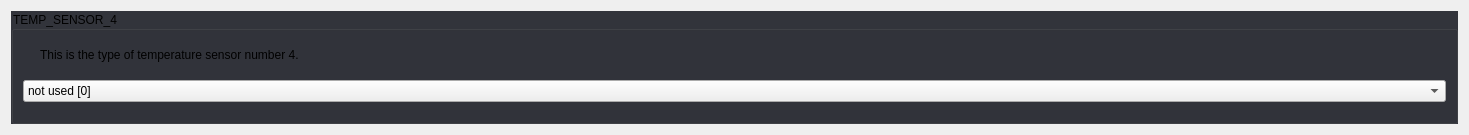
            <widget class="QWidget" name="scrollAreaWidgetContents_5">
             <property name="geometry">
              <rect>
               <x>0</x>
               <y>0</y>
               <width>1469</width>
               <height>135</height>
              </rect>
             </property>
             <property name="styleSheet">
              <string notr="true">#scrollAreaWidgetContents_5 {
	background: rgb(34, 35, 40);
}</string>
             </property>
             <layout class="QGridLayout" name="gridLayout_39">
              <property name="spacing">
               <number>10</number>
              </property>
              <item row="0" column="0">
               <widget class="QGroupBox" name="groupBox_7">
                <property name="focusPolicy">
                 <enum>Qt::StrongFocus</enum>
                </property>
                <property name="styleSheet">
                 <string notr="true">QGroupBox:!disabled {
	background: rgb(50, 52, 59);
}</string>
                </property>
                <property name="title">
                 <string>TEMP_SENSOR_4</string>
                </property>
                <property name="checkable">
                 <bool>false</bool>
                </property>
                <property name="checked">
                 <bool>false</bool>
                </property>
                <layout class="QGridLayout" name="gridLayout_9">
                 <property name="spacing">
                  <number>10</number>
                 </property>
                 <item row="0" column="0">
                  <widget class="QLabel" name="label_12">
                   <property name="sizePolicy">
                    <sizepolicy hsizetype="Fixed" vsizetype="Fixed">
                     <horstretch>0</horstretch>
                     <verstretch>0</verstretch>
                    </sizepolicy>
                   </property>
                   <property name="text">
                    <string/>
                   </property>
                   <property name="pixmap">
                    <pixmap resource="../resources/resources.qrc">:/info_FILL0_wght100_GRAD0_opsz20.svg</pixmap>
                   </property>
                  </widget>
                 </item>
                 <item row="0" column="1">
                  <widget class="QLabel" name="label_13">
                   <property name="text">
                    <string>This is the type of temperature sensor number 4.</string>
                   </property>
                   <property name="wordWrap">
                    <bool>true</bool>
                   </property>
                  </widget>
                 </item>
                 <item row="1" column="0" colspan="2">
                  <widget class="Dropdown" name="uTempSensor4Dropdown">
                   <property name="currentIndex">
                    <number>53</number>
                   </property>
                   <item>
                    <property name="text">
                     <string>MAX31865 with Pt100/Pt1000, 2, 3, or 4-wire (only for sensors 0-1) [-5]</string>
                    </property>
                   </item>
                   <item>
                    <property name="text">
                     <string>MAX31855 with Thermocouple, -200°C to +700°C (only for sensors 0-1) [-3]</string>
                    </property>
                   </item>
                   <item>
                    <property name="text">
                     <string>MAX6675 with Thermocouple, 0°C to +700°C (only for sensors 0-1) [-2]</string>
                    </property>
                   </item>
                   <item>
                    <property name="text">
                     <string>AD8495 with Thermocouple [-4]</string>
                    </property>
                   </item>
                   <item>
                    <property name="text">
                     <string>AD595 with Thermocouple [-1]</string>
                    </property>
                   </item>
                   <item>
                    <property name="text">
                     <string>100kΩ EPCOS - Best choice for EPCOS thermistors [1]</string>
                    </property>
                   </item>
                   <item>
                    <property name="text">
                     <string>100kΩ Same as #1, but 3.3V scaled for MEGA [331]</string>
                    </property>
                   </item>
                   <item>
                    <property name="text">
                     <string>100kΩ Same as #1, but 3.3V scaled for DUE [332]</string>
                    </property>
                   </item>
                   <item>
                    <property name="text">
                     <string>200kΩ ATC Semitec 204GT-2 [2]</string>
                    </property>
                   </item>
                   <item>
                    <property name="text">
                     <string>200kΩ Copymaster 3D [202]</string>
                    </property>
                   </item>
                   <item>
                    <property name="text">
                     <string>???Ω Mendel-parts thermistor [3]</string>
                    </property>
                   </item>
                   <item>
                    <property name="text">
                     <string>10kΩ Generic Thermistor !! DO NOT use for a hotend - it gives bad resolution at high temp. !! [4]</string>
                    </property>
                   </item>
                   <item>
                    <property name="text">
                     <string>100kΩ ATC Semitec 104GT-2/104NT-4-R025H42G - Used in ParCan, J-Head, and E3D, SliceEngineering 300°C [5]</string>
                    </property>
                   </item>
                   <item>
                    <property name="text">
                     <string>100kΩ Zonestar - Tronxy X3A [501]</string>
                    </property>
                   </item>
                   <item>
                    <property name="text">
                     <string>100kΩ Zonestar - used by hot bed in Zonestar Průša P802M [502]</string>
                    </property>
                   </item>
                   <item>
                    <property name="text">
                     <string>100kΩ Zonestar (Z8XM2) Heated Bed thermistor [503]</string>
                    </property>
                   </item>
                   <item>
                    <property name="text">
                     <string>100kΩ Zonestar P802QR2 (Part# QWG-104F-B3950) Hotend Thermistor [504]</string>
                    </property>
                   </item>
                   <item>
                    <property name="text">
                     <string>100kΩ Zonestar P802QR2 (Part# QWG-104F-3950) Bed Thermistor [505]</string>
                    </property>
                   </item>
                   <item>
                    <property name="text">
                     <string>100kΩ RPW-Ultra hotend [512]</string>
                    </property>
                   </item>
                   <item>
                    <property name="text">
                     <string>100kΩ EPCOS - Not as accurate as table #1 (created using a fluke thermocouple) [6]</string>
                    </property>
                   </item>
                   <item>
                    <property name="text">
                     <string>100kΩ Honeywell 135-104LAG-J01 [7]</string>
                    </property>
                   </item>
                   <item>
                    <property name="text">
                     <string>100kΩ Honeywell 135-104LAF-J01 [71]</string>
                    </property>
                   </item>
                   <item>
                    <property name="text">
                     <string>100kΩ Vishay 0603 SMD NTCS0603E3104FXT [8]</string>
                    </property>
                   </item>
                   <item>
                    <property name="text">
                     <string>100kΩ GE Sensing AL03006-58.2K-97-G1 [9]</string>
                    </property>
                   </item>
                   <item>
                    <property name="text">
                     <string>100kΩ RS PRO 198-961 [10]</string>
                    </property>
                   </item>
                   <item>
                    <property name="text">
                     <string>100kΩ Keenovo AC silicone mats, most Wanhao i3 machines - beta 3950, 1% [11]</string>
                    </property>
                   </item>
                   <item>
                    <property name="text">
                     <string>100kΩ Vishay 0603 SMD NTCS0603E3104FXT (#8) - calibrated for Makibox hot bed [12]</string>
                    </property>
                   </item>
                   <item>
                    <property name="text">
                     <string>100kΩ Hisens up to 300°C - for &quot;Simple ONE&quot; &amp; &quot;All In ONE&quot; hotend - beta 3950, 1% [13]</string>
                    </property>
                   </item>
                   <item>
                    <property name="text">
                     <string>100kΩ Calibrated for JGAurora A5 hotend [15]</string>
                    </property>
                   </item>
                   <item>
                    <property name="text">
                     <string>200kΩ ATC Semitec 204GT-2 Dagoma.Fr - MKS_Base_DKU001327 [18]</string>
                    </property>
                   </item>
                   <item>
                    <property name="text">
                     <string>100kΩ GTM32 Pro vB - hotend - 4.7kΩ pullup to 3.3V and 220Ω to analog input [22]</string>
                    </property>
                   </item>
                   <item>
                    <property name="text">
                     <string>100kΩ GTM32 Pro vB - bed - 4.7kΩ pullup to 3.3v and 220Ω to analog input [23]</string>
                    </property>
                   </item>
                   <item>
                    <property name="text">
                     <string>100kΩ Kis3d Silicone heating mat 200W/300W with 6mm precision cast plate (EN AW 5083) NTC100K - beta 3950 [30]</string>
                    </property>
                   </item>
                   <item>
                    <property name="text">
                     <string>100kΩ Maker's Tool Works Kapton Bed Thermistor - beta 3950 [60]</string>
                    </property>
                   </item>
                   <item>
                    <property name="text">
                     <string>100kΩ Formbot/Vivedino 350°C Thermistor - beta 3950 [61]</string>
                    </property>
                   </item>
                   <item>
                    <property name="text">
                     <string>4.7MΩ Dyze Design / Trianglelab T-D500 500°C High Temperature Thermistor [66]</string>
                    </property>
                   </item>
                   <item>
                    <property name="text">
                     <string>500kΩ SliceEngineering 450°C Thermistor [67]</string>
                    </property>
                   </item>
                   <item>
                    <property name="text">
                     <string>PT100 amplifier board from Dyze Design [68]</string>
                    </property>
                   </item>
                   <item>
                    <property name="text">
                     <string>100kΩ bq Hephestos 2 [70]</string>
                    </property>
                   </item>
                   <item>
                    <property name="text">
                     <string>100kΩ Generic Silicon Heat Pad with NTC100K MGB18-104F39050L32 [75]</string>
                    </property>
                   </item>
                   <item>
                    <property name="text">
                     <string>100kΩ Ultimachine Rambo TDK NTCG104LH104KT1 NTC100K motherboard Thermistor [2000]</string>
                    </property>
                   </item>
                   <item>
                    <property name="text">
                     <string>100kΩ EPCOS (1kΩ pullup) [51]</string>
                    </property>
                   </item>
                   <item>
                    <property name="text">
                     <string>200kΩ ATC Semitec 204GT-2 (1kΩ pullup) [52]</string>
                    </property>
                   </item>
                   <item>
                    <property name="text">
                     <string>100kΩ ATC Semitec 104GT-2 - Used in ParCan &amp; J-Head (1kΩ pullup) [55]</string>
                    </property>
                   </item>
                   <item>
                    <property name="text">
                     <string>100kΩ Found on some Wanhao i3 machines with a 10kΩ pull-up resistor [99]</string>
                    </property>
                   </item>
                   <item>
                    <property name="text">
                     <string>Pt100 with 1kΩ pullup (atypical) [110]</string>
                    </property>
                   </item>
                   <item>
                    <property name="text">
                     <string>Pt100 with 4.7kΩ pullup [147]</string>
                    </property>
                   </item>
                   <item>
                    <property name="text">
                     <string>Pt1000 with 1kΩ pullup (atypical) [1010]</string>
                    </property>
                   </item>
                   <item>
                    <property name="text">
                     <string>Pt1000 with 2.2kΩ pullup [1022]</string>
                    </property>
                   </item>
                   <item>
                    <property name="text">
                     <string>Pt1000 with 4.7kΩ pullup (E3D) [1047]</string>
                    </property>
                   </item>
                   <item>
                    <property name="text">
                     <string>Pt100 with circuit in the Ultimainboard V2.x with mainboard ADC reference voltage = INA826 amplifier-board supply voltage. [20]</string>
                    </property>
                   </item>
                   <item>
                    <property name="text">
                     <string>Pt100 with circuit in the Ultimainboard V2.x with 3.3v ADC reference voltage (STM32, LPC176x....) and 5V INA826 amplifier board supply. [21]</string>
                    </property>
                   </item>
                   <item>
                    <property name="text">
                     <string>Pt100 with circuit in Overlord, similar to Ultimainboard V2.x [201]</string>
                    </property>
                   </item>
                   <item>
                    <property name="text">
                     <string>not used [0]</string>
                    </property>
                   </item>
                   <item>
                    <property name="text">
                     <string>Custom - Specify parameters in Configuration_adv.h [1000]</string>
                    </property>
                   </item>
                   <item>
                    <property name="text">
                     <string>Dummy Table that ALWAYS reads 25°C or the temperature defined below. [998]</string>
                    </property>
                   </item>
                   <item>
                    <property name="text">
                     <string>Dummy Table that ALWAYS reads 100°C or the temperature defined below. [999]</string>
                    </property>
                   </item>
                  </widget>
                 </item>
                </layout>
               </widget>
              </item>
             </layout>
            </widget>
